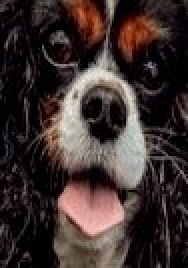
#> input picture Unit/img.jpg, 94 x 134 px (shown 2 times larger)
$ jupyter execute resize-image.ipynb
#> lines starting #> are read from the running program, lines starting #| are printed output that depends on the picture
[cell 1]
import cv2
import matplotlib.pyplot as plt

[cell 2]
def resize_image(image_path, target_size):
    # Baca gambar
    image = cv2.imread(image_path)

    # Resize gambar sesuai dengan ukuran yang ditentukan
    resized_image = cv2.resize(image, (target_size, target_size))

    return resized_image

[cell 3]
sizes = [16, 32, 64, 128]

# Nama file gambar Anda
image_path = './img.jpg'

# Ukuran yang diinginkan
sizes = [16, 32, 64, 128]

# Gambar asli
original_image = cv2.imread(image_path)
#> original_image is the input picture: shape (134, 94, 3); mean B, G, R 47.1, 48.9, 62

# Tampilkan gambar asli dan hasil resize
plt.figure(figsize=(10, 15))

# Gambar asli di subplot baris pertama
plt.subplot(3, 2, 1)
plt.title('Original Image')
plt.imshow(cv2.cvtColor(original_image, cv2.COLOR_BGR2RGB))
plt.axis('off')

# Looping untuk resize dengan ukuran yang diinginkan
index = 2
for size in sizes:
    if index <= 6:  # Memastikan hanya melakukan plot hingga subplot ke-6
        resized = resize_image(image_path, size)
        output_filename = f'resized_{size}.jpg'  # Nama file output yang akan disimpan
        cv2.imwrite(output_filename, resized)
        plt.subplot(3, 2, index)
        plt.title(f'Resized to {size}x{size}')
        plt.imshow(cv2.cvtColor(resized, cv2.COLOR_BGR2RGB))
        plt.axis('off')
    index += 1

plt.tight_layout()
plt.show()
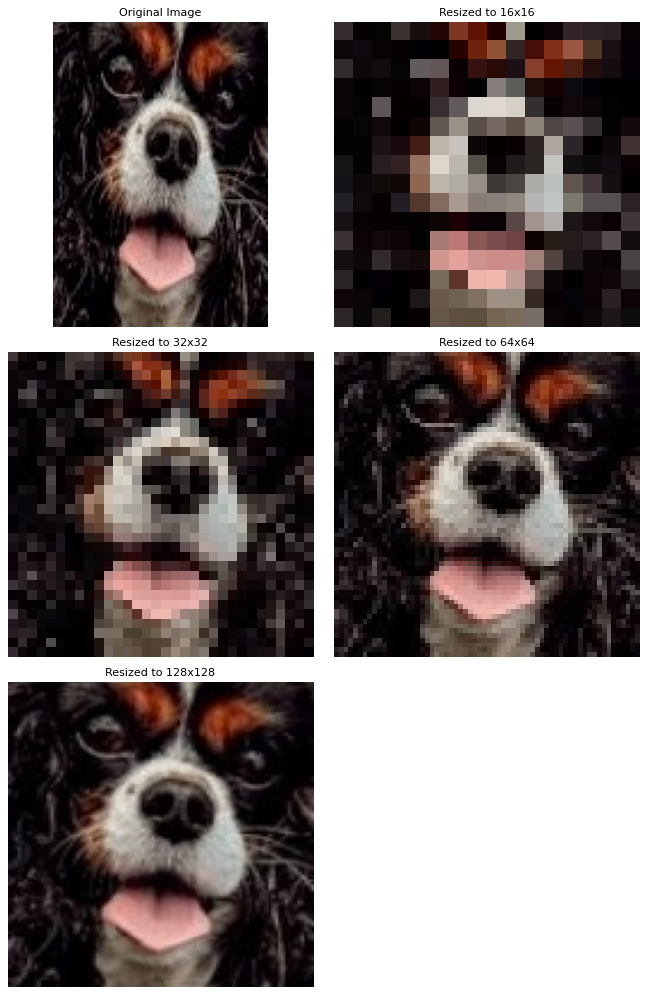
#> figure drawn by matplotlib, 5 panels
